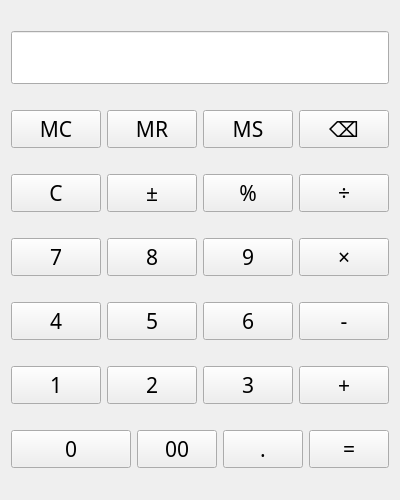
<?xml version="1.0" encoding="UTF-8"?>
<ui version="4.0">
 <class>Widget</class>
 <widget class="QWidget" name="Widget">
  <property name="geometry">
   <rect>
    <x>0</x>
    <y>0</y>
    <width>400</width>
    <height>500</height>
   </rect>
  </property>
  <property name="sizePolicy">
   <sizepolicy hsizetype="Expanding" vsizetype="Expanding">
    <horstretch>0</horstretch>
    <verstretch>0</verstretch>
   </sizepolicy>
  </property>
  <property name="font">
   <font>
    <family>Maple Mono NF CN</family>
    <pointsize>16</pointsize>
   </font>
  </property>
  <property name="windowTitle">
   <string>计算器</string>
  </property>
  <!-- 【核心改动】垂直布局直接放在主窗口下，没有中间容器了！ -->
  <layout class="QVBoxLayout" name="verticalLayout_2">
   <item>
    <widget class="QLineEdit" name="lineEdit">
     <property name="minimumHeight">
      <number>80</number>
     </property>
     <property name="font">
      <font>
       <pointsize>24</pointsize>
      </font>
     </property>
     <property name="alignment">
      <set>Qt::AlignRight|Qt::AlignTrailing|Qt::AlignVCenter</set>
     </property>
     <property name="readOnly">
      <bool>true</bool>
     </property>
    </widget>
   </item>
   <item>
    <layout class="QHBoxLayout" name="horizontalLayout">
     <item><widget class="QPushButton" name="btnMC"><property name="text"><string>MC</string></property></widget></item>
     <item><widget class="QPushButton" name="btnMR"><property name="text"><string>MR</string></property></widget></item>
     <item><widget class="QPushButton" name="btnMS"><property name="text"><string>MS</string></property></widget></item>
     <item><widget class="QPushButton" name="btnBack"><property name="text"><string>⌫</string></property></widget></item>
    </layout>
   </item>
   <item>
    <layout class="QHBoxLayout" name="horizontalLayout_2">
     <item><widget class="QPushButton" name="btnClear"><property name="text"><string>C</string></property></widget></item>
     <item><widget class="QPushButton" name="btnPlusMinus"><property name="text"><string>±</string></property></widget></item>
     <item><widget class="QPushButton" name="btnPercent"><property name="text"><string>%</string></property></widget></item>
     <item><widget class="QPushButton" name="btnDivide"><property name="text"><string>÷</string></property></widget></item>
    </layout>
   </item>
   <item>
    <layout class="QHBoxLayout" name="horizontalLayout_3">
     <item><widget class="QPushButton" name="btn7"><property name="text"><string>7</string></property></widget></item>
     <item><widget class="QPushButton" name="btn8"><property name="text"><string>8</string></property></widget></item>
     <item><widget class="QPushButton" name="btn9"><property name="text"><string>9</string></property></widget></item>
     <item><widget class="QPushButton" name="btnMultiply"><property name="text"><string>×</string></property></widget></item>
    </layout>
   </item>
   <item>
    <layout class="QHBoxLayout" name="horizontalLayout_4">
     <item><widget class="QPushButton" name="btn4"><property name="text"><string>4</string></property></widget></item>
     <item><widget class="QPushButton" name="btn5"><property name="text"><string>5</string></property></widget></item>
     <item><widget class="QPushButton" name="btn6"><property name="text"><string>6</string></property></widget></item>
     <item><widget class="QPushButton" name="btnMinus"><property name="text"><string>-</string></property></widget></item>
    </layout>
   </item>
   <item>
    <layout class="QHBoxLayout" name="horizontalLayout_5">
     <item><widget class="QPushButton" name="btn1"><property name="text"><string>1</string></property></widget></item>
     <item><widget class="QPushButton" name="btn2"><property name="text"><string>2</string></property></widget></item>
     <item><widget class="QPushButton" name="btn3"><property name="text"><string>3</string></property></widget></item>
     <item><widget class="QPushButton" name="btnPlus"><property name="text"><string>+</string></property></widget></item>
    </layout>
   </item>
   <item>
    <layout class="QHBoxLayout" name="horizontalLayout_6">
     <item>
      <widget class="QPushButton" name="btn0">
       <property name="text"><string>0</string></property>
       <property name="minimumSize">
        <size>
         <width>120</width>
         <height>0</height>
        </size>
       </property>
      </widget>
     </item>
     <item><widget class="QPushButton" name="btn00"><property name="text"><string>00</string></property></widget></item>
     <item><widget class="QPushButton" name="btnDot"><property name="text"><string>.</string></property></widget></item>
     <item><widget class="QPushButton" name="btnEqual"><property name="text"><string>=</string></property></widget></item>
    </layout>
   </item>
  </layout>
 </widget>
 <resources/>
 <connections/>
</ui>
